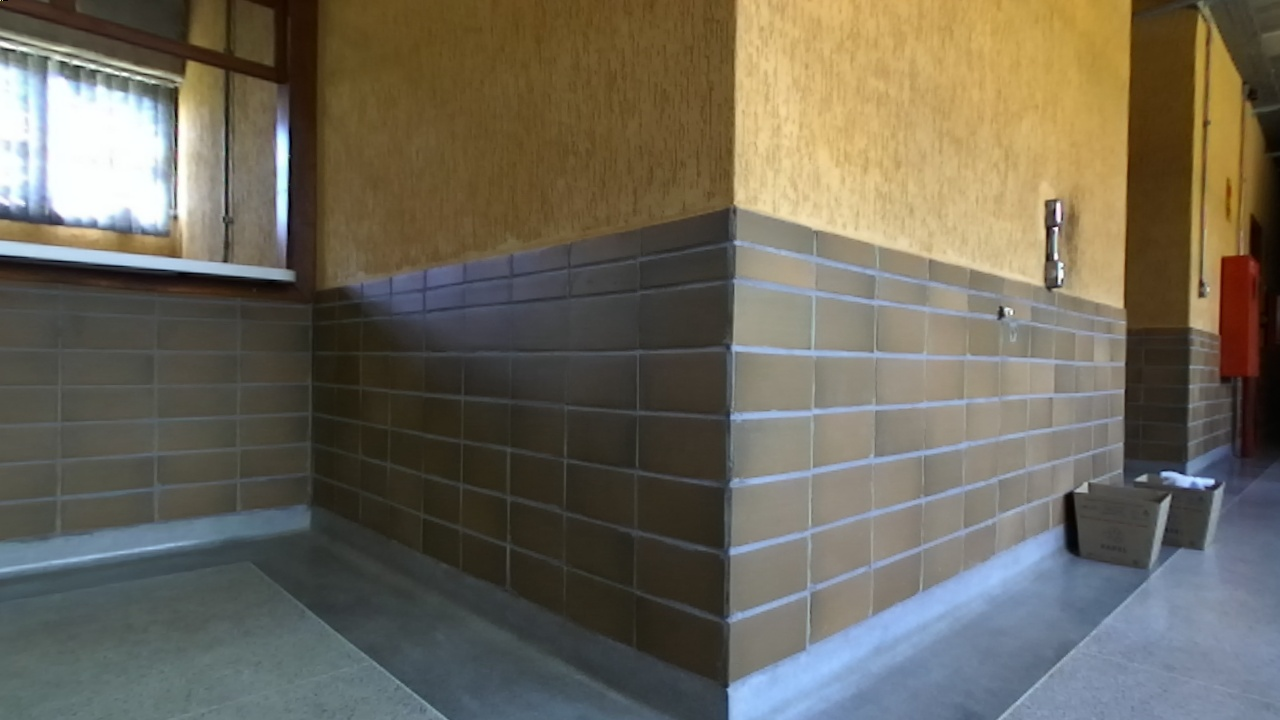
//> input picture pathsegmentation/zedRGB1.jpg, 1280 x 720 px, given in place of zed38.jpg, which was not available
$ ./main   (built with g++ and OpenCV 4)
//> lines starting //> are read from the running program, lines starting //| are printed output that depends on the picture; after the words box and inside, x2 and y2 are one past the last pixel; in counts of white or black regions, pixels touching at a corner belong together; pictures that were not available may be replaced by others from this repository, and a replacement may not be noted
### pathsegmentation/KinectPathSegmentation.h
#include <iostream>
#include <list>
#include <opencv2/core/core.hpp>
#include <opencv2/imgproc/imgproc.hpp>
#include <opencv2/highgui/highgui.hpp>

using namespace std;

class KinectPathSegmentation{

public:

    KinectPathSegmentation();
    ~KinectPathSegmentation();
    list<pair<int,int>> safePathList(cv::Mat,cv::Mat);
    pair<int,int> getCentralPath(list<pair<int,int>>);
    cv::Mat markSafePaths(cv::Mat,list<pair<int,int>>);
    void applyMorph(cv::Mat*);

private:

    int IMGWIDTH = 640;
    int IMGHEIGHT = 480;


};

### pathsegmentation/ZedPathSegmentation.h
#include <iostream>
#include <list>
#include <opencv2/core/core.hpp>
#include <opencv2/imgproc/imgproc.hpp>
#include <opencv2/highgui/highgui.hpp>

using namespace std;

class ZedPathSegmentation{

public:

    ZedPathSegmentation();
    ~ZedPathSegmentation();
    list<pair<int,int>> safePathList(cv::Mat,cv::Mat);
    pair<int,int> getCentralPath(list<pair<int,int>>);
    cv::Mat markSafePaths(cv::Mat,list<pair<int,int>>);
    void applyMorph(cv::Mat*);

private:

    int IMGWIDTH = 640;
    int IMGHEIGHT = 480;


};

### pathsegmentation/ZedPathSegmentation.cpp
#include "ZedPathSegmentation.h"

ZedPathSegmentation::ZedPathSegmentation(){

}

ZedPathSegmentation::~ZedPathSegmentation(){

}

list<pair<int,int>> ZedPathSegmentation::safePathList(cv::Mat img,cv::Mat distMat){
    int const larg = 100;
    float navdist = 80;
    cv::Mat diff;
    list<pair<int,int>> pathxcoord;
    cv::Mat imgbit =  img.clone();
    IMGWIDTH = img.size().width;
    IMGHEIGHT = img.size().height;
    // [4 lines of commented-out code are left out]


    int slice = IMGHEIGHT / 4;
    cv::Rect recsub(0,(IMGHEIGHT-slice-1),IMGWIDTH,slice);
    cv::Mat bpiece = imgbit(recsub).clone();
    cv::Mat bdist = distMat(recsub).clone();
    cv::Mat allb = cv::Mat::ones(bpiece.rows,bpiece.cols,CV_8UC1);
    allb.setTo(cv::Scalar(255),allb==1);
    compare(bpiece,allb,diff,cv::CMP_NE);
    int nz = countNonZero(diff);
    if(nz == 0)
        return pathxcoord;

    cv::Mat threshOut;
    vector<vector<cv::Point> > contours;
    vector<cv::Vec4i> hierarchy;
    cv::Mat bp2 = bpiece.clone();
    //cout << navdist << endl;
    cv::threshold(bpiece,bpiece,navdist,255,CV_THRESH_BINARY);

    int bcheck = 23;


    cv::Mat cpathw = cv::Mat::ones(bcheck,larg,CV_8UC1);
    cpathw.setTo(cv::Scalar(255),cpathw==1);
    cv::Mat inter = cv::Mat::zeros(bcheck,larg,CV_8UC1);

    pathxcoord.clear();

    cv::Mat cpathb = cv::Mat::zeros(bcheck,1,CV_8UC1);
    for(int i=0;i<IMGWIDTH;i++){
        inter = bpiece(cv::Rect(i,slice-bcheck,1,bcheck)).clone();
        compare(inter,cpathb,diff,cv::CMP_NE);
        int nz = countNonZero(diff);
        if(nz==0)
            bpiece.col(i).setTo(cv::Scalar(0));
		else
			bpiece.col(i).setTo(cv::Scalar(255));
    }

	imshow("b", bpiece);


	//cv::bitwise_not(bpiece, bpiece);

    cv::Mat bpcopy = bpiece.clone();
    cv::findContours(bpcopy,contours,hierarchy,CV_RETR_CCOMP,CV_CHAIN_APPROX_SIMPLE);

    vector<cv::Moments> moments(contours.size());
    for(unsigned int i=0;i<contours.size();i++){
        moments[i] = cv::moments(contours[i],false);
    }
    cv::Mat fpath = cv::Mat::ones(slice,larg,CV_8UC1);
    fpath.setTo(cv::Scalar(255),fpath==1);
    for(unsigned int i=0;i<contours.size();i++){
        int x = (int)(moments[i].m10/moments[i].m00);
        int y = (int)(moments[i].m01/moments[i].m00);
		cout << "Cont X,Y: " << x << " " << y << endl;
        cv::Point2f mc(x,y);
        if(mc.x + larg/2 > IMGWIDTH || mc.x - larg/2 < 0)
            continue;
        inter = bpiece(cv::Rect(mc.x-larg/2,0,larg,slice)).clone();
        compare(inter,fpath,diff,cv::CMP_NE);
        int nz = countNonZero(diff);
        if(nz==0){
            pathxcoord.push_front(pair<int,int>(x,boundingRect(contours[i]).width));
        }
    }
    return pathxcoord;

}

// [24 lines left out: function getCentralPath, not called in this run]

cv::Mat ZedPathSegmentation::markSafePaths(cv::Mat img,list<pair<int,int>> paths){
    int slice = IMGHEIGHT / 4;
    cv::Mat chosenPath = img;
    for(auto path : paths){
        cv::Rect imgpath(path.first-floor(path.second/2),IMGHEIGHT-slice,path.second,slice);
        rectangle(chosenPath,imgpath,cv::Scalar(0,0,255),1,8);
    }
    return chosenPath;
}

void ZedPathSegmentation::applyMorph(cv::Mat* imgbit){
    cv::Mat sEl = cv::getStructuringElement(cv::MORPH_RECT,cv::Size(15,15));
    morphologyEx(*imgbit,*imgbit,cv::MORPH_DILATE,sEl);
    morphologyEx(*imgbit,*imgbit,cv::MORPH_CLOSE,sEl);
    morphologyEx(*imgbit,*imgbit,cv::MORPH_OPEN,sEl);
	morphologyEx(*imgbit, *imgbit, cv::MORPH_OPEN, sEl);
//    morphologyEx(*imgbit,*imgbit,cv::MORPH_DILATE,sEl);
//    morphologyEx(*imgbit,*imgbit,cv::MORPH_DILATE,sEl);


    //imgbit->setTo(cv::Scalar(255),*imgbit==0);
}

### pathsegmentation/main.cpp
#include <iostream>
#include "ZedPathSegmentation.h"
#include "KinectPathSegmentation.h"
#include <opencv2/core/core.hpp>
#include <list>
//#include <opencv2/highgui/highgui.hpp>


using namespace std;

cv::Mat img;


void mouse_callback(int  event, int  x, int  y, int  flag, void *param)
{
	if (event == cv::EVENT_MOUSEMOVE) {
		cout << "(" << x << ", " << y << ")" << " | " << (int)img.at<uchar>(y,x) << endl;
	}
}


int main(){

    ZedPathSegmentation segmentador;
	//KinectPathSegmentation segmentador;
	cv::Mat img3;
	const char* imname = "zed38.jpg";
    img = cv::imread(imname);
//> img is the input picture: 720 rows x 1280 cols, CV_8UC3; mean B, G, R 90.3, 104, 109.3
	img3 = cv::imread("zedRGB38.jpg");
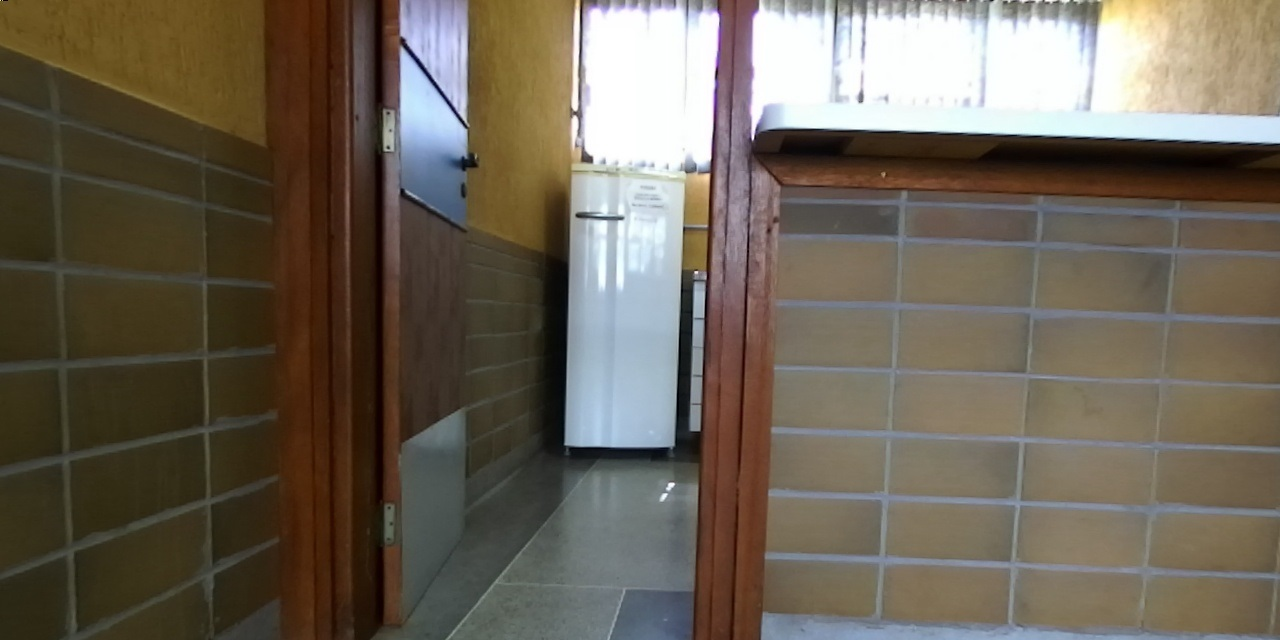
//> input picture pathsegmentation/zedRGB38.jpg, 1280 x 640 px
//> img3 is the input picture: 640 rows x 1280 cols, CV_8UC3; mean B, G, R 86.9, 100, 108.8
    cv::cvtColor(img,img,CV_BGR2GRAY);
//> img: 720 rows x 1280 cols, CV_8UC1
    segmentador.applyMorph(&img);
//> in applyMorph, `morphologyEx(*imgbit,*imgbit,cv::MORPH_OPEN,sEl);`:
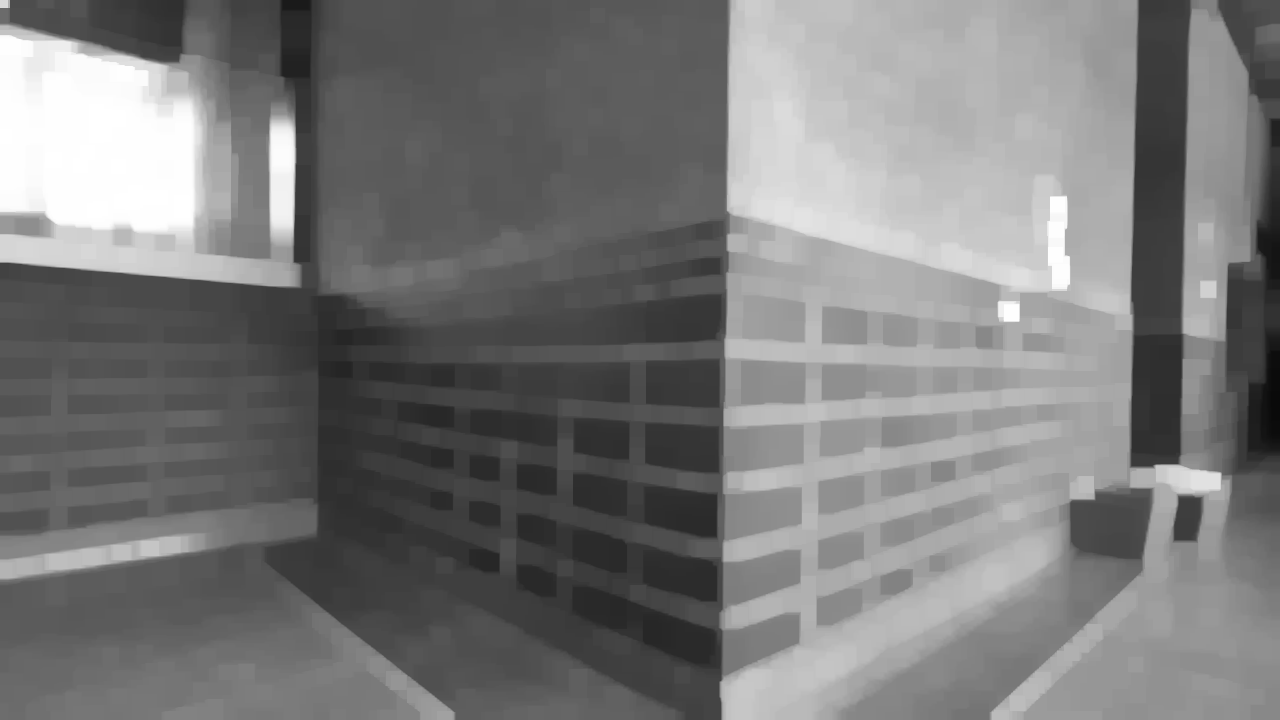
//> imgbit: 720 rows x 1280 cols, CV_8UC1; min 10, max 255, mean 121.9
	cv::imshow("imagem", img);
	cv::bitwise_not(img,img);
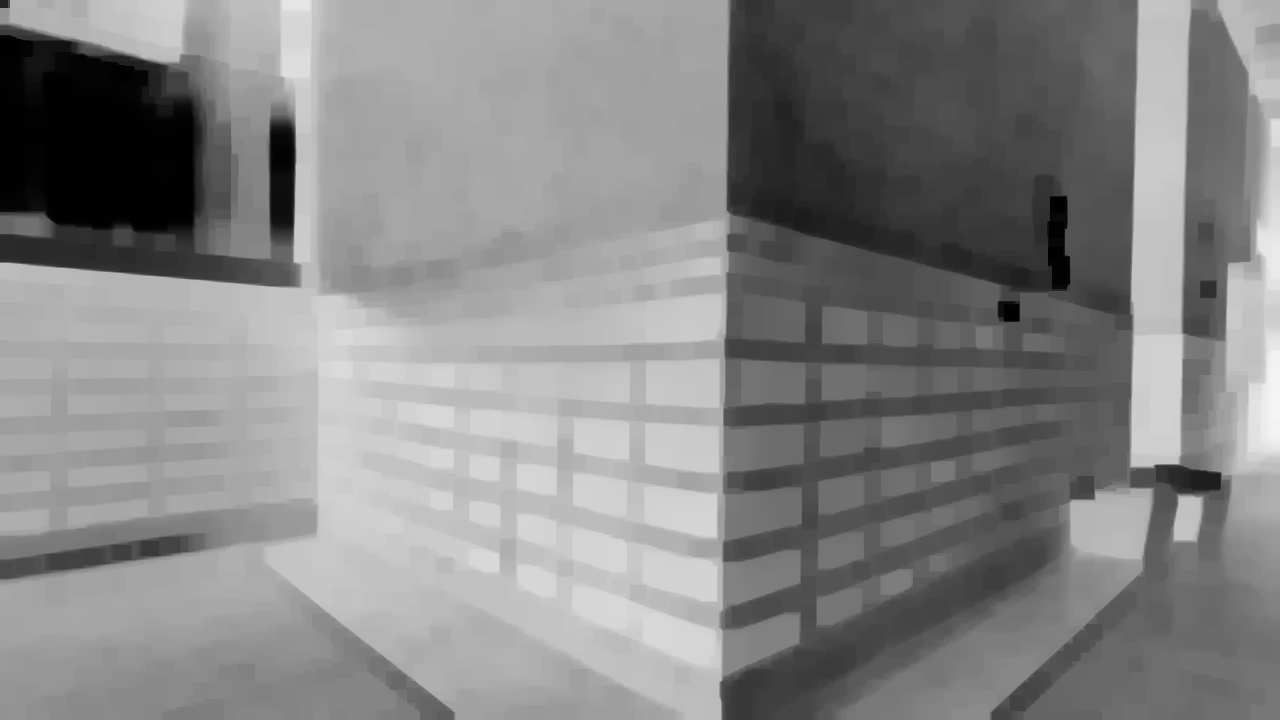
//> img: 720 rows x 1280 cols, CV_8UC1; min 0, max 245, mean 133.1
	list<pair<int, int>> paths = segmentador.safePathList(img, img);
//> in safePathList, `cv::Mat bpiece = imgbit(recsub).clone();`:
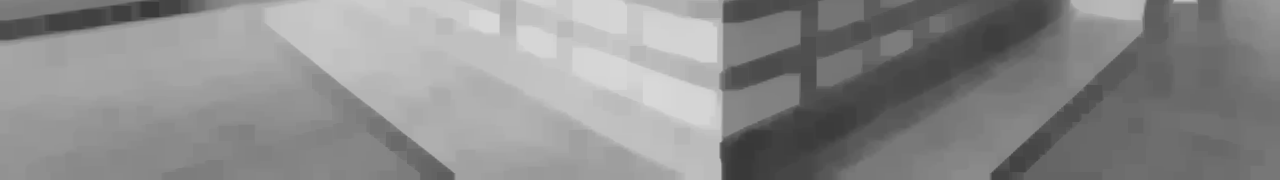
//> bpiece: 180 rows x 1280 cols, CV_8UC1; min 56, max 216, mean 139.3
//> in safePathList, `compare(bpiece,allb,diff,cv::CMP_NE);`: diff: 180 rows x 1280 cols, CV_8UC1; every value is 255
//> in safePathList, `int nz = countNonZero(diff);`: nz = 230400
//> in safePathList, `cv::threshold(bpiece,bpiece,navdist,255,CV_THRESH_BINARY);`:
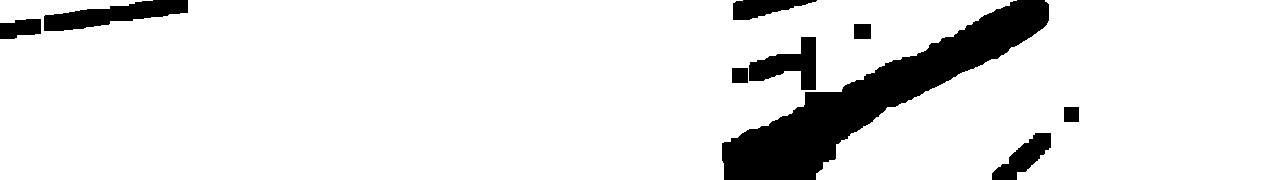
//> bpiece: 180 rows x 1280 cols, CV_8UC1; 89.5% white; 9 black regions, largest, box (x1, y1, x2, y2) and area: (722, 0, 1049, 180) 16400, (44, 0, 188, 31) 2340, (749, 37, 816, 90) 1795
//> the loop in safePathList, `for(int i=0;i<IMGWIDTH;i++)` made 1280 passes
//> nz on passes 1 to 12: 23, 23, 23, 23, 23, 23, 23, 23, 23, 23, 23, 23
//> after the loop in safePathList, `for(int i=0;i<IMGWIDTH;i++)`:
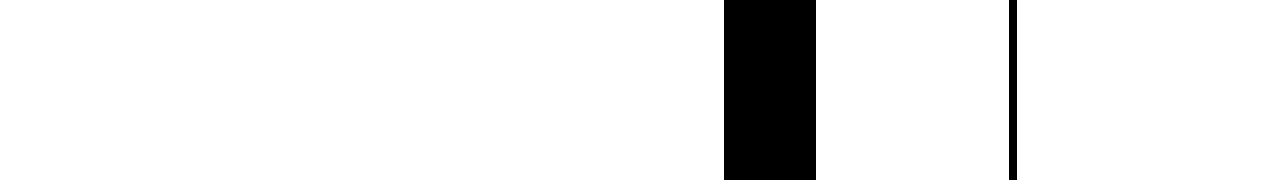
//> bpiece: 180 rows x 1280 cols, CV_8UC1; 92.2% white; 2 black regions
//> in safePathList, `cv::findContours(bpcopy,contours,hierarchy,CV_RETR_CCOMP,CV_CHAIN_APPR..`: contours = 3 contours; box (x1, y1, x2, y2) and area: (0, 0, 724, 180) 129417, (1017, 0, 1280, 180) 46898, (816, 0, 1009, 180) 34368
//> in safePathList, `vector<cv::Moments> moments(contours.size());`: moments = 3 items
//> the loop in safePathList, `for(unsigned int i=0;i<contours.size();i++)` made 3 passes
//> the loop in safePathList, `for(unsigned int i=0;i<contours.size();i++)` made 3 passes
//> (x, mc) on passes 1 to 3: (1148, Point(1148, 89)), (912, Point(912, 89)), (361, Point(361, 89))
//| Cont X,Y: 1148 89
//| Cont X,Y: 912 89
//| Cont X,Y: 361 89
//> paths = 3 items
	cout << "Caminhos: " << paths.size() << endl;
//| Caminhos: 3
    cv::Mat img2 = segmentador.markSafePaths(img3,paths);
//> the loop in markSafePaths, `for(auto path : paths)` made 3 passes
//> (path, imgpath) on passes 1 to 3: ((361, 724), Rect(-1, 540, 724, 180)), ((912, 193), Rect(816, 540, 193, 180)), ((1148, 263), Rect(1017, 540, 263, 180))
//> after the loop in markSafePaths, `for(auto path : paths)`:
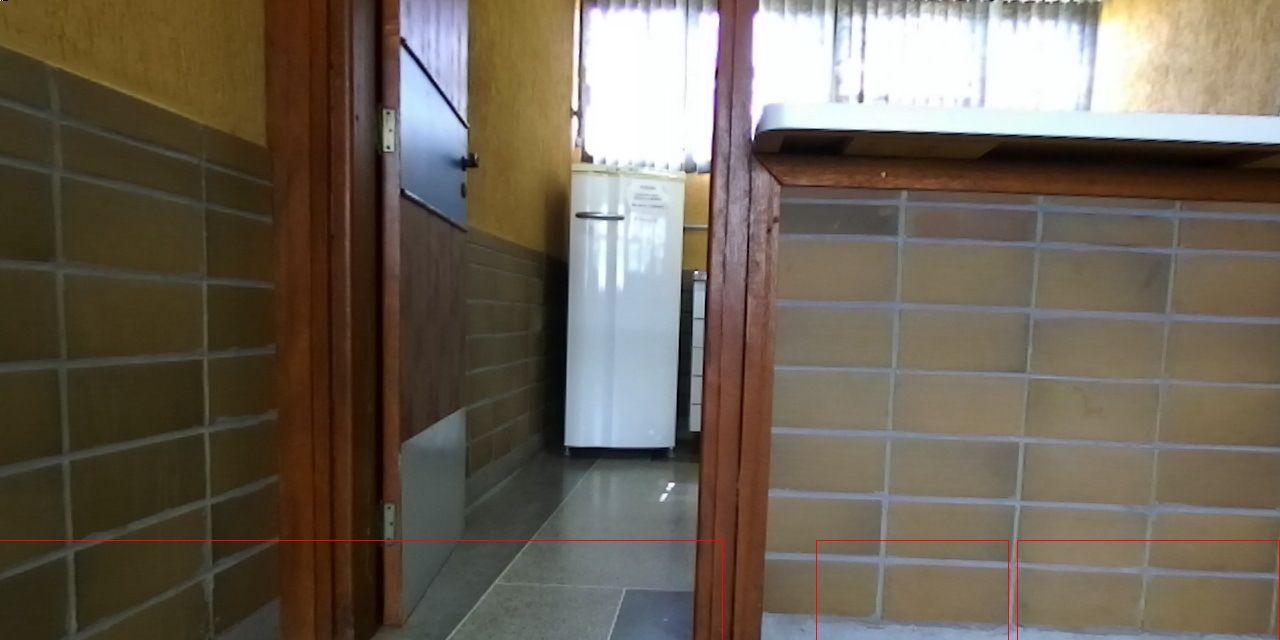
//> chosenPath: 640 rows x 1280 cols, CV_8UC3; 0.2% of pixels changed, all inside (x1, y1, x2, y2) = (0, 540, 1280, 640)

	cvNamedWindow("image");
	cvSetMouseCallback("image", mouse_callback,&img);

	cv::imwrite("imout.jpg", img2);


    while(1){
        cv::imshow("image",img2);
        int k = cv::waitKey(30);
//> the Esc key is pressed
		if (k == 27)
			break;
    }


    return 0;
}
